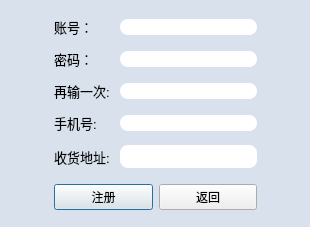
<?xml version="1.0" encoding="UTF-8"?>
<ui version="4.0">
 <class>RegisterDialog</class>
 <widget class="QDialog" name="RegisterDialog">
  <property name="geometry">
   <rect>
    <x>0</x>
    <y>0</y>
    <width>310</width>
    <height>227</height>
   </rect>
  </property>
  <property name="minimumSize">
   <size>
    <width>310</width>
    <height>227</height>
   </size>
  </property>
  <property name="maximumSize">
   <size>
    <width>310</width>
    <height>227</height>
   </size>
  </property>
  <property name="windowTitle">
   <string>注册</string>
  </property>
  <property name="styleSheet">
   <string notr="true">QLineEdit{
border-radius:8px;
}
QDialog{
	background-color: rgb(217, 226, 236);
}</string>
  </property>
  <layout class="QHBoxLayout" name="horizontalLayout_2">
   <item>
    <spacer name="horizontalSpacer">
     <property name="orientation">
      <enum>Qt::Horizontal</enum>
     </property>
     <property name="sizeHint" stdset="0">
      <size>
       <width>34</width>
       <height>20</height>
      </size>
     </property>
    </spacer>
   </item>
   <item>
    <layout class="QVBoxLayout" name="verticalLayout">
     <item>
      <spacer name="verticalSpacer_2">
       <property name="orientation">
        <enum>Qt::Vertical</enum>
       </property>
       <property name="sizeHint" stdset="0">
        <size>
         <width>20</width>
         <height>40</height>
        </size>
       </property>
      </spacer>
     </item>
     <item>
      <layout class="QGridLayout" name="gridLayout">
       <property name="bottomMargin">
        <number>10</number>
       </property>
       <property name="horizontalSpacing">
        <number>10</number>
       </property>
       <property name="verticalSpacing">
        <number>12</number>
       </property>
       <item row="2" column="0">
        <widget class="QLabel" name="label_3">
         <property name="font">
          <font>
           <pointsize>10</pointsize>
          </font>
         </property>
         <property name="text">
          <string>再输一次:</string>
         </property>
        </widget>
       </item>
       <item row="0" column="0">
        <widget class="QLabel" name="label">
         <property name="font">
          <font>
           <pointsize>10</pointsize>
          </font>
         </property>
         <property name="text">
          <string>账号：</string>
         </property>
        </widget>
       </item>
       <item row="0" column="1">
        <widget class="QLineEdit" name="new_username">
         <property name="maxLength">
          <number>12</number>
         </property>
        </widget>
       </item>
       <item row="1" column="1">
        <widget class="QLineEdit" name="newFirst_passwd">
         <property name="maxLength">
          <number>16</number>
         </property>
         <property name="echoMode">
          <enum>QLineEdit::Password</enum>
         </property>
        </widget>
       </item>
       <item row="2" column="1">
        <widget class="QLineEdit" name="newSec_passwd">
         <property name="maxLength">
          <number>16</number>
         </property>
         <property name="echoMode">
          <enum>QLineEdit::Password</enum>
         </property>
        </widget>
       </item>
       <item row="3" column="0">
        <widget class="QLabel" name="label_4">
         <property name="font">
          <font>
           <pointsize>10</pointsize>
          </font>
         </property>
         <property name="text">
          <string>手机号:</string>
         </property>
        </widget>
       </item>
       <item row="1" column="0">
        <widget class="QLabel" name="label_2">
         <property name="font">
          <font>
           <pointsize>10</pointsize>
          </font>
         </property>
         <property name="text">
          <string>密码：</string>
         </property>
        </widget>
       </item>
       <item row="3" column="1">
        <widget class="QLineEdit" name="phoneEdit">
         <property name="sizePolicy">
          <sizepolicy hsizetype="Minimum" vsizetype="Fixed">
           <horstretch>0</horstretch>
           <verstretch>0</verstretch>
          </sizepolicy>
         </property>
         <property name="minimumSize">
          <size>
           <width>137</width>
           <height>0</height>
          </size>
         </property>
        </widget>
       </item>
       <item row="4" column="1">
        <widget class="QLineEdit" name="addressEdit">
         <property name="sizePolicy">
          <sizepolicy hsizetype="Expanding" vsizetype="Expanding">
           <horstretch>0</horstretch>
           <verstretch>0</verstretch>
          </sizepolicy>
         </property>
         <property name="minimumSize">
          <size>
           <width>0</width>
           <height>23</height>
          </size>
         </property>
         <property name="maxLength">
          <number>20</number>
         </property>
        </widget>
       </item>
       <item row="4" column="0">
        <widget class="QLabel" name="label_5">
         <property name="font">
          <font>
           <pointsize>10</pointsize>
          </font>
         </property>
         <property name="text">
          <string>收货地址:</string>
         </property>
        </widget>
       </item>
      </layout>
     </item>
     <item>
      <layout class="QHBoxLayout" name="horizontalLayout">
       <item>
        <widget class="QPushButton" name="registerButton">
         <property name="text">
          <string>注册</string>
         </property>
        </widget>
       </item>
       <item>
        <widget class="QPushButton" name="cancelButton">
         <property name="text">
          <string>返回</string>
         </property>
        </widget>
       </item>
      </layout>
     </item>
     <item>
      <spacer name="verticalSpacer">
       <property name="orientation">
        <enum>Qt::Vertical</enum>
       </property>
       <property name="sizeHint" stdset="0">
        <size>
         <width>20</width>
         <height>40</height>
        </size>
       </property>
      </spacer>
     </item>
    </layout>
   </item>
   <item>
    <spacer name="horizontalSpacer_2">
     <property name="orientation">
      <enum>Qt::Horizontal</enum>
     </property>
     <property name="sizeHint" stdset="0">
      <size>
       <width>34</width>
       <height>20</height>
      </size>
     </property>
    </spacer>
   </item>
  </layout>
 </widget>
 <resources/>
 <connections/>
</ui>
